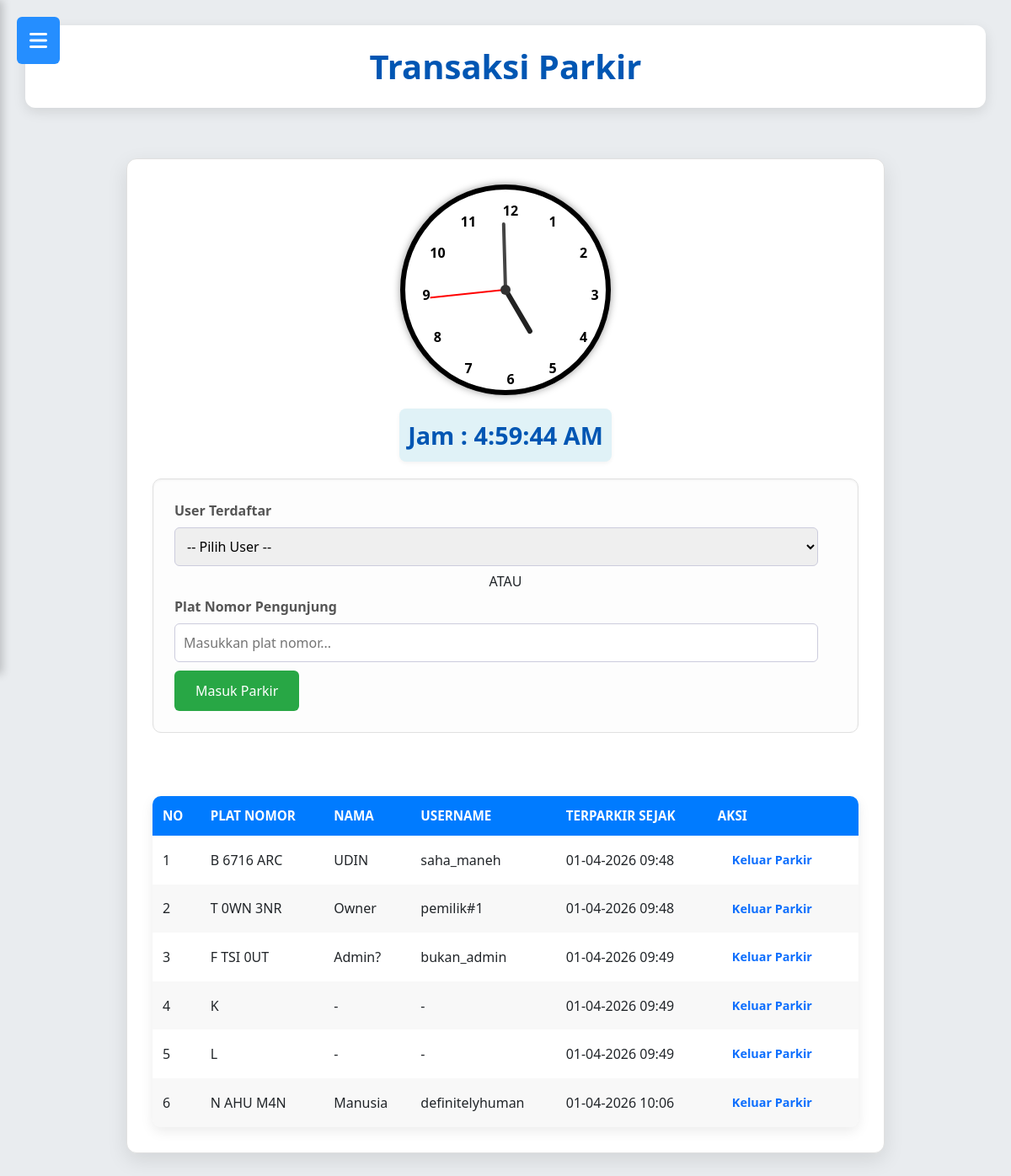
The app's page /transaksi_parkir.php (signed in) with its own data.
### tables this page shows
CREATE TABLE `tb_transaksi` (
  `id_parkir` int(11) NOT NULL,
  `id_kendaraan` int(11) DEFAULT NULL,
  `plat_nomor` varchar(20) DEFAULT NULL,
  `plat_nomor_tamu` varchar(15) DEFAULT NULL,
  `waktu_masuk` datetime NOT NULL,
  `waktu_keluar` datetime DEFAULT NULL,
  `id_tarif` int(11) DEFAULT NULL,
  `durasi_jam` int(5) NOT NULL,
  `biaya_total` decimal(10,0) NOT NULL,
  `status` enum('masuk','keluar') NOT NULL,
  `id_user` int(11) DEFAULT NULL,
  `id_area` int(11) DEFAULT NULL,
  `jenis_transaksi` enum('user','tamu') NOT NULL DEFAULT 'user'
);

CREATE TABLE `tb_user` (
  `id_user` int(11) NOT NULL,
  `nama_lengkap` varchar(50) NOT NULL,
  `username` varchar(50) NOT NULL,
  `password` varchar(100) NOT NULL,
  `role` enum('admin','petugas','owner') NOT NULL,
  `status_aktif` tinyint(1) NOT NULL
);

### transaksi_parkir.php (the view, shortened to what this page needs)
<?php
include 'koneksi_parkir.php';
$plat     = strtoupper(trim($_POST['plat_nomor'] ?? ''));
$data_parkir = $conn->query("
    SELECT
        t.id_parkir,
        t.waktu_masuk,
        COALESCE(k.plat_nomor, t.plat_nomor, t.plat_nomor_tamu) AS plat_nomor,
        u.nama_lengkap,
        u.username
    FROM tb_transaksi t
    LEFT JOIN tb_kendaraan k ON t.id_kendaraan = k.id_kendaraan
    LEFT JOIN tb_user u ON t.id_user = u.id_user
    WHERE t.status = 'masuk'
    ORDER BY t.waktu_masuk ASC
");
?>
<!DOCTYPE html>
<html lang="id">
<head>
    <link rel="stylesheet" href="desain_parkir.css">
    <link href="https://cdn.jsdelivr.net/npm/bootstrap@5.3.0/dist/css/bootstrap.min.css" rel="stylesheet">
    <link href="https://cdnjs.cloudflare.com/ajax/libs/font-awesome/6.4.2/css/all.min.css" rel="stylesheet">
    <link href="https://cdnjs.cloudflare.com/ajax/libs/font-awesome/6.4.0/css/all.min.css" rel="stylesheet">
    <link rel="stylesheet" href="https://cdnjs.cloudflare.com/ajax/libs/font-awesome/6.0.0-beta3/css/all.min.css">
    <link rel="stylesheet" href="https://cdnjs.cloudflare.com/ajax/libs/font-awesome/6.4.0/css/all.min.css">
    <link rel="stylesheet" href="https://cdn.datatables.net/1.13.4/css/jquery.dataTables.min.css">
</head>
<body>
<div class="wrapper">
    <?php include 'sidebar_parkiran.php'; ?>
    <main class="main-content">
    <header class="main-header">
        <h2>Transaksi Parkir</h2>
    </header>
    <div class="content-body">
     <div class="clock-container">
        <div class="analog-clock-wrapper">
            <div class="analog-clock" id="clock">
                <div class="hand hour" id="hourHand"></div>
                <div class="hand minute" id="minuteHand"></div>
                <div class="hand second" id="secondHand"></div>
                <div class="center-dot"></div>
     <div class="clock-number" data-number="1">1</div>
     <div class="clock-number" data-number="2">2</div>
     <div class="clock-number" data-number="3">3</div>
     <div class="clock-number" data-number="4">4</div>
     <div class="clock-number" data-number="5">5</div>
     <div class="clock-number" data-number="6">6</div>
     <div class="clock-number" data-number="7">7</div>
     <div class="clock-number" data-number="8">8</div>
     <div class="clock-number" data-number="9">9</div>
     <div class="clock-number" data-number="10">10</div>
     <div class="clock-number" data-number="11">11</div>
     <div class="clock-number" data-number="12">12</div>
    </div>
</div>
<div class="current-time-display">Jam : <span id="current-time"></span>
</div>
</div>
<form method="POST" class="form-transaksi" style="margin-bottom:20px;">
    <label>User Terdaftar</label>
    <select name="username">
        <option value="">-- Pilih User --</option>
    </select>
    <div style="text-align:center; margin:6px 0;">ATAU</div>
    <label>Plat Nomor Pengunjung</label>
    <input
        type="text"
        name="plat_nomor"
        placeholder="Masukkan plat nomor..."
        value="<?= htmlspecialchars($plat ?? '') ?>"
    >
    <button type="submit">Masuk Parkir</button>
</form>
<div class="empty-space"></div>
<table>
    <thead>
        <tr>
            <th>No</th>
            <th>Plat Nomor</th>
            <th>Nama</th>
            <th>Username</th>
            <th>Terparkir Sejak</th>
            <th>Aksi</th>
        </tr>
    </thead>
    <tbody>
    <?php $no = 1; ?>
    <?php if ($data_parkir && $data_parkir->num_rows > 0): ?>
        <?php while ($row = $data_parkir->fetch_assoc()): ?>
        <tr>
            <td><?= $no++ ?></td>
            <td><?= htmlspecialchars($row['plat_nomor'] ?? '-') ?></td>
            <td><?= htmlspecialchars($row['nama_lengkap'] ?? '-') ?></td>
            <td><?= htmlspecialchars($row['username'] ?? '-') ?></td>
            <td><?= date('d-m-Y H:i', strtotime($row['waktu_masuk'])) ?></td>
            <td>
                <a class="action-link"
                   href="?keluar=<?= $row['id_parkir'] ?>">
                   Keluar Parkir
                </a>
            </td>
        </tr>
        <?php endwhile; ?>
    <?php endif; ?>
    </tbody>
</table>
    </div>
    </main>
</div>
</body>
</html>

### desain_parkir.css (style rules this page uses)
body { font-family: 'Segoe UI', Tahoma, Geneva, Verdana, sans-serif; margin: 0; background-color: #e9ecef; color: #343a40; line-height: 1.6; display: flex; min-height: 100vh; }
.wrapper { display: flex; width: 100%; }
.empty-space { margin-bottom: 20px; margin-left: 10px; padding: 15px; }
:root { --sidebar-width: 250px; }
.main-content { flex-grow: 1; padding: 30px; background-color: #e9ecef; overflow-x: hidden; transition: margin-left 0.3s ease; margin-left: 0 !important; }
.main-header { background-color: #ffffff; padding: 25px 35px; border-radius: 12px; box-shadow: 0 5px 15px rgba(0,0,0,0.1); margin-bottom: 35px; text-align: center; }
.current-time-display { font-size:1.8em; font-weight:bold; color:#0056b3; text-align:center; margin-bottom:20px; padding:10px; background-color:#e0f2f7; border-radius:8px; box-shadow:0 2px 5px rgba(0,0,0,0.05) }
.clock-container { display: flex; flex-direction: column; align-items: center; gap: 1rem; }
.analog-clock-wrapper { width: 250px; height: 250px; position: relative; background-color: white; border-radius: 50%; border: 6px solid #000; box-shadow: 0 0 10px rgba(0, 0, 0, 0.4); }
.analog-clock { width: 100%; height: 100%; position: relative; }
.center-dot { width: 12px; height: 12px; background-color: #313131; border-radius: 50%; position: absolute; top: 50%; left: 50%; transform: translate(-50%, -50%); z-index: 10; }
.hand { position: absolute; bottom: 50%; left: 50%; transform-origin: bottom center; transform: translateX(-50%) rotate(0deg); background-color: #000; border-radius: 4px; z-index: 5; }
.hand.hour { width: 6px; height: 60px; background-color: #222; }
.hand.minute { width: 4px; height: 80px; background-color: #444; }
.hand.second { width: 2px; height: 90px; background-color: red; }
.clock-number { position: absolute; width: 30px; height: 30px; text-align: center; line-height: 30px; transform: translate(-50%, -50%); font-weight: bold; color: #000; font-size: 16px; }
.main-header h2 { margin: 0; color: #0056b3; font-size: 2.5em; font-weight: 700; }
:root { --masuk-color: #28a745; --keluar-color: #ff6600; --terparkir-color: #ffc107; }
.content-body { max-width: 900px; margin: 0 auto; margin-top: 60px; background-color: #ffffff; border: 1px solid #e0e0e0; padding: 30px; border-radius: 12px; box-shadow: 0 8px 25px rgba(0, 0, 0, 0.1); }
h2, h3 { color: #0056b3; text-align: center; margin-bottom: 20px; }
form { margin-bottom: 25px; padding: 25px; border: 1px solid #e0e0e0; border-radius: 10px; background-color: #fdfdfd; box-shadow: inset 0 1px 3px rgba(0, 0, 0, 0.05); }
label { display: block; margin-bottom: 8px; font-weight: 600; color: #555; }
input[type="text"], input[type="number"], input[type="password"], input[type="date"], textarea, select, input[type="time"] { width: calc(100% - 22px); padding: 10px; margin-bottom: 10px; border: 1px solid #ccd; border-radius: 6px; font-size: 1em; box-sizing: border-box; transition: border-color 0.3s ease, box-shadow 0.3s ease; }
button { background-color: #28a745; color: white; padding: 12px 25px ; border: none; border-radius: 6px !important; cursor: pointer; font-size: 1.1em; font-weight: 500; transition: background-color 0.3s ease, transform 0.2s ease, box-shadow 0.3s ease; margin-right: 10px; }
table { width: 100%; border-collapse: collapse; margin-top: 25px; box-shadow: 0 5px 15px rgba(0, 0, 0, 0.08); border-radius: 10px; overflow: hidden; background-color: #ffffff; }
th, td { border: 1px solid #e0e0e0; padding: 12px; text-align: left; }
th { background-color: #007bff; color: white; font-weight: bold; text-transform: uppercase; font-size: 0.95em; }
tr:nth-child(even) { background-color: #f8f8f8; }
.action-link { display: inline-block; padding: 6px 12px; margin: 0 5px; border-radius: 5px; text-decoration: none; font-size: 0.9em; font-weight: 600; transition: background-color 0.2s ease, transform 0.1s ease; }

### records on screen
tb_transaksi: plat_nomor "B 6716 ARC", id_user.nama_lengkap "UDIN", id_user.username "saha_maneh", waktu_masuk "01-04-2026 09:48"
tb_transaksi: plat_nomor "T 0WN 3NR", id_user.nama_lengkap "Owner", id_user.username "pemilik#1", waktu_masuk "01-04-2026 09:48"
tb_transaksi: plat_nomor "F TSI 0UT", id_user.nama_lengkap "Admin?", id_user.username "bukan_admin", waktu_masuk "01-04-2026 09:49"
tb_transaksi: plat_nomor "K", nama_lengkap "-", username "-", waktu_masuk "01-04-2026 09:49"
tb_transaksi: plat_nomor "L", nama_lengkap "-", username "-", waktu_masuk "01-04-2026 09:49"
tb_transaksi: plat_nomor "N AHU M4N", id_user.nama_lengkap "Manusia", id_user.username "definitelyhuman", waktu_masuk "01-04-2026 10:06"
